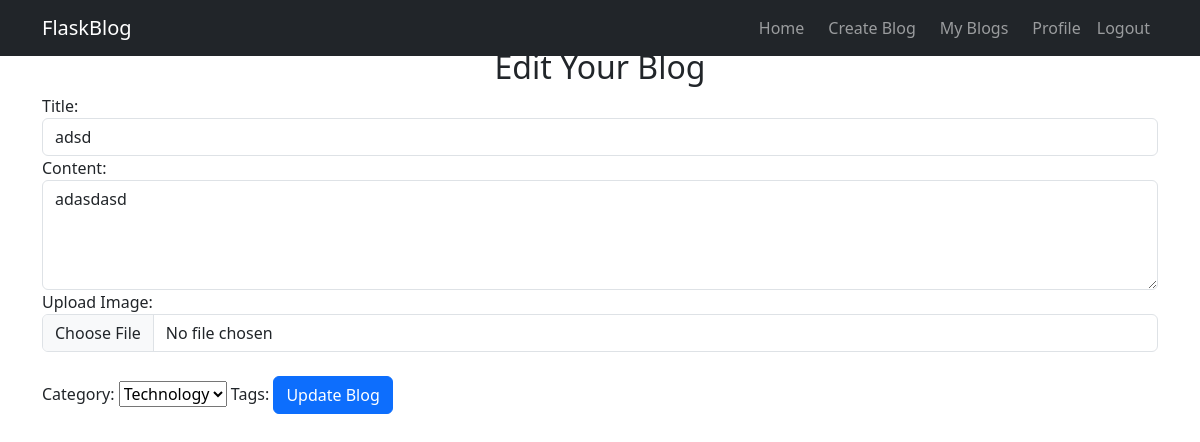
/edit_blog/2 (signed in), run on an earlier commit of the app's database.
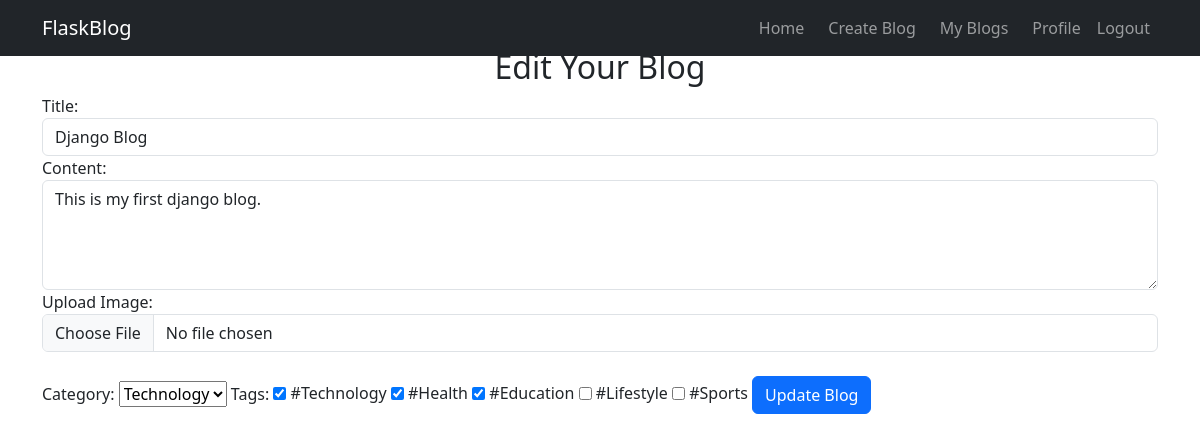
And on a later commit of the database.
### tables this page shows
CREATE TABLE blogs (
                        id INTEGER PRIMARY KEY AUTOINCREMENT,
                        title TEXT NOT NULL,
                        content TEXT NOT NULL,
                        author TEXT NOT NULL,
                        email TEXT NOT NULL,
                        image_filename TEXT,
                        category_id INTEGER,
                        FOREIGN KEY (category_id) REFERENCES categories(id)
            
                        );

CREATE TABLE tags (
                id INTEGER PRIMARY KEY AUTOINCREMENT,
                name TEXT UNIQUE NOT NULL
            );

### app.py (the view, shortened to what this page needs)
@app.route("/edit_blog/<int:blog_id>", methods=["GET", "POST"])
def edit_blog(blog_id):
    if "email" not in session:
        return redirect("/login")
    db = get_db()
    blog = db.execute("SELECT * FROM blogs WHERE id = ?", (blog_id,)).fetchone()
    categories = db.execute("SELECT * FROM categories").fetchall()
    tags = db.execute("SELECT * FROM tags").fetchall()
    selected_tags = [
        row["tag_id"]
        for row in db.execute(
            "SELECT tag_id FROM blog_tags WHERE blog_id = ?", (blog_id,)
        ).fetchall()
    ]
    return render_template(
        "edit_blog.html",
        blog=blog,
        categories=categories,
        tags=tags,
        selected_tags=selected_tags,
    )

### app.py (called while the page is built)
def get_db():
    if "db" not in g:
        g.db = sqlite3.connect(DATABASE)
        g.db.row_factory = sqlite3.Row  # Return results as dictionaries
    return g.db

### templates/edit_blog.html (shortened to what this page needs)
<!DOCTYPE html>
<html lang="en">
<head>
    <link href="https://cdn.jsdelivr.net/npm/bootstrap@5.3.0/dist/css/bootstrap.min.css" rel="stylesheet">
</head>
<body>
    <nav class="navbar navbar-expand-lg navbar-dark bg-dark fixed-top">
        <div class="container">
            <a class="navbar-brand" href="/homepage">FlaskBlog</a>
            <div class="collapse navbar-collapse justify-content-end" id="navbarNav">
                <ul class="navbar-nav">
                    <li class="nav-item">
                        <a class="nav-link btn btn-dark mx-2" href="/homepage">Home</a>
                    </li>
                    <li class="nav-item">
                        <a class="nav-link btn btn-dark " href="/create_blog">Create Blog</a>
                    </li>
                    <li class="nav-item">
                        <a class="nav-link btn btn-dark mx-2" href="/my_blogs">My Blogs</a>
                    </li>
                    <li class="nav-item">
                        <a class="nav-link btn btn-dark" href="/dashboard">Profile</a>
                    </li>
                    <li class="nav-item">
                        <a class="nav-link btn btn-danger" href="/logout">Logout</a>
                    </li>
                </ul>
            </div>
        </div>
    </nav>
    <div class="container mt-5">
        <h2 class="text-center">Edit Your Blog</h2>
        <form action="/edit_blog/{{ blog.id }}" method="POST" enctype="multipart/form-data">
            <div class="form-group">
                <label for="title">Title:</label>
                <input type="text" class="form-control" id="title" name="title" value="{{ blog.title }}" required>
            </div>
            <div class="form-group">
                <label for="content">Content:</label>
                <textarea class="form-control" id="content" name="content" rows="4"
                    required>{{ blog.content }}</textarea>
            </div>
            <div class="form-group">
                <label for="image">Upload Image:</label>
                <input type="file" class="form-control" id="image" name="image" accept="image/*">
            </div>
            <br>
            <label for="category">Category:</label>
            <select name="category" required>
                {% for category in categories %}
                <option value="{{ category.id }}">{{ category.name }}</option>
                {% endfor %}
            </select>
            <label>Tags:</label>
            {% for tag in tags %}
            <input type="checkbox" name="tags" value="{{ tag.id }}" {% if tag.id in selected_tags %}checked{% endif %}>
            {{ tag.name }}
            {% endfor %}
            <button type="submit" class="btn btn-primary">Update Blog</button>
        </form>
    </div>
</body>
</html>

What changed in the data, as far as the page shows it:
changed blogs: title "adsd" → "Django Blog"; content "adasdasd" → "This is my first django blog."
added tags: tags "☑", name "#Technology"
added tags: tags "☑", name "#Health"
added tags: tags "☑", name "#Education"
added tags: name "#Lifestyle"
added tags: name "#Sports"
